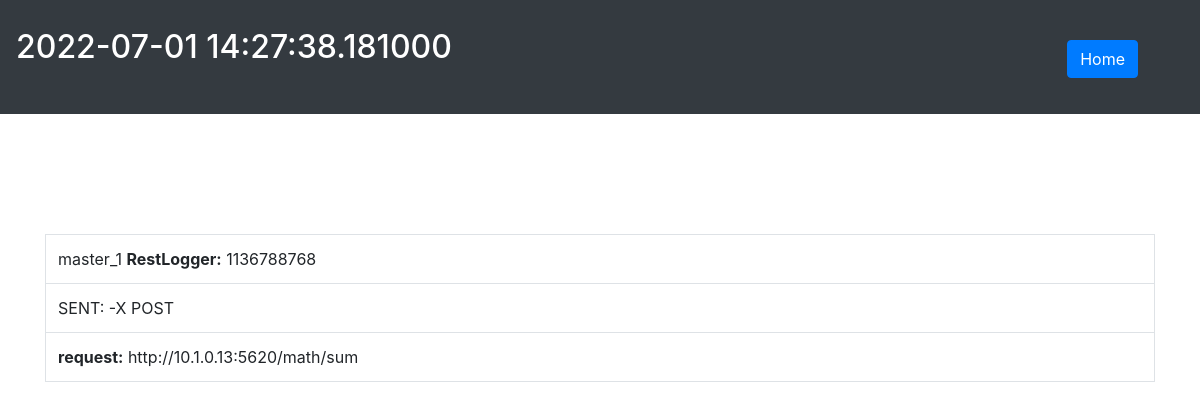
Before: /log/1/ with the older database file.
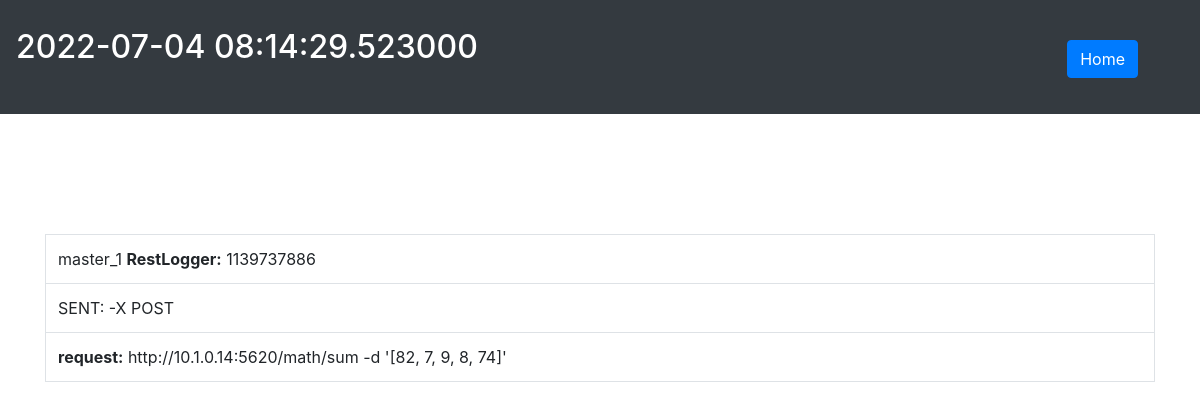
After: the same page with the newer database file.
### timeline/models.py (models this page shows)
class Log(models.Model):
    class type_T(models.TextChoices):
        SENT = 'SENT', _('SENT')
        RECEIVED = 'RECEIVED', _('RECEIVED')
        CONF_SENT = 'CONF SENT', _('CONF SENT')
        CONF_RECEIVED = 'CONF RECEIVED', _('CONF RECEIVED')
    ID = models.IntegerField(primary_key=True)
    dateTime = models.DateTimeField()
    type = models.CharField(max_length=20, choices=type_T.choices) #SENT/RECEIVED
    restLogger = models.CharField(max_length=64)
    hostname = models.CharField(max_length=64)
    timeline = models.ForeignKey(Timeline, on_delete=models.CASCADE)

class Request(models.Model):
    class requestType_T(models.TextChoices):
        GET = 'GET', _('GET')
        POST = 'POST', _('POST')
    ID = models.IntegerField(primary_key=True)
    requestType = models.CharField(max_length=4, choices=requestType_T.choices) #GET/POST
    URL = models.CharField(max_length=256)
    params = models.CharField(max_length=64)
    log = models.ForeignKey(Log, on_delete=models.CASCADE)

### timeline/views.py (the view)
# urls.py: path('log/<int:id>/', views.log, name='timeline-log'),
def log(request, id):
    log_ = Log.objects.filter(ID=id).first()
    request_ = Request.objects.filter(log = log_).first()
    data_ = Data.objects.filter(log=log_).first()
    context = {
        'log': log_,
        'request': request_,
        'data': data_
    }
    try:
        return render(request, 'timeline/log.html', context)
    except:
        return render(request, 'timeline/connection_error.html')

### timeline/templates/timeline/log.html (shortened to what this page needs)
{% extends "timeline/base.html" %}
{% block content %}
<div class="p-3 bg-dark text-white">
    <h2 style="margin-top: 1%;"> {{ log.dateTime|date:'Y-m-d H:i:s.u' }} </h2>
    <a href="{% url 'timeline-home' %}"><button class="btn btn-primary" style="margin-left: 90%; margin-top: -5%;">Home</button></a>
</div>
<div class="container" style="margin-top: 10%;">
    <table class="table table-bordered">
        <tbody>
            {% if log.type == 'SENT' or log.type == 'CONF SENT' %}
                <tr>
                    <td>{{ log.hostname }} <b>RestLogger:</b> {{ log.restLogger }}</td>
                </tr>
                <tr>
                    <td>{{ log.type }}: {{ request.params }} {{ request.requestType }}</td>
                </tr>
                <tr>
                    <td><b>request:</b> {{ request.URL }}</td>
                </tr>
            {% endif %}
        </tbody>
    </table>
</div>
{% endblock content %}

### timeline/templates/timeline/base.html (shortened to what this page needs)
{% load static %}
<!DOCTYPE html>
<html lang="en">
<head>
    <link rel="stylesheet" href="https://cdn.jsdelivr.net/npm/bootstrap@4.0.0/dist/css/bootstrap.min.css">
    <link rel="stylesheet" type="text/css" href="{% static 'timeline/style.css' %}">
</head>
<body>
    {% block content %}
    {% endblock %}
</body>
</html>

Changed rows visible on the page:
changed Log "master_1": dateTime "2022-07-01 14:27:38.181000" → "2022-07-04 08:14:29.523000"; restLogger "1136788768" → "1139737886"
changed Request "POST": URL "http://10.1.0.13:5620/math/sum" → "http://10.1.0.14:5620/math/sum -d '[82, 7, 9, 8, 74]'"
